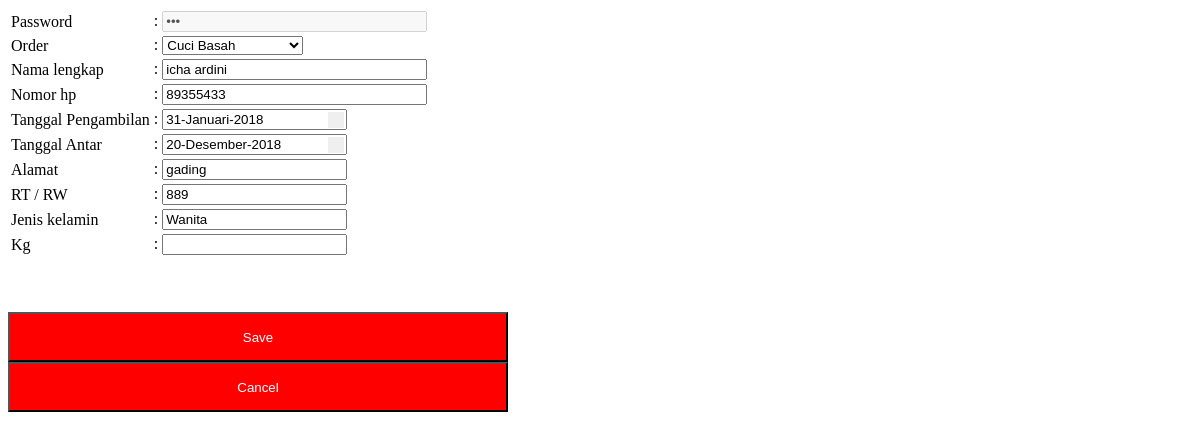
The app's page /admin/edit.php?user_id=9 with its own data.
### tables this page shows
CREATE TABLE IF NOT EXISTS `pesan` (
`user_id` int(11) NOT NULL,
  `jns` varchar(25) NOT NULL,
  `nama` varchar(25) NOT NULL,
  `telp` int(15) NOT NULL,
  `tgl1` varchar(20) NOT NULL,
  `tgl2` varchar(20) NOT NULL,
  `alamat` varchar(35) NOT NULL,
  `rtrw` varchar(15) NOT NULL,
  `kel` varchar(25) NOT NULL,
  `kab` varchar(25) NOT NULL,
  `prov` varchar(25) NOT NULL,
  `jk` varchar(15) NOT NULL,
  `user_pass` varchar(35) NOT NULL,
  `kg` float(11,0) NOT NULL
);

### admin/edit.php (the view, shortened to what this page needs)
<!DOCTYPE html>
<html lang="en-US"><head>
		<link rel="stylesheet" type="text/css" href="libs/flexigrid/css/flexigrid.css">
        <link rel="stylesheet" type="text/css" href="libs/kalender/lib/css/default.css">
  </head>
  <body  >
<?php
 $user_id = $_REQUEST['user_id'];
$select = "select * from pesan where user_id = '$user_id'";
$select_query = mysql_query($select);
while($select_result = mysql_fetch_array($select_query))
	{
$jns = $select_result['jns'];
$c = $select_result['nama'];
$d = $select_result['telp'];
$e = $select_result['tgl1'];
$ee = $select_result['tgl2'];
$f = $select_result['alamat'];
$g = $select_result['rtrw'];
$k = $select_result['jk'];
$l = $select_result['user_pass'];
?>
			   <form  action="proses.php" method="post">
<table>
<td>Password</td><td>:
<INPUT type="password" name="user_pass" value="<?php echo $l; ?>" disabled="disabled" SIZE="30"></td>
<tr>
<td width="21%">Order</td>
<td width="79%" colspan="2">:
<select name="jns">
				  <option <?php if($jns=='Cuci Basah' ) {echo "selected";}?> value="Cuci Basah">Cuci Basah</option>
				</select> </td>
</tr>
<tr>
<td>Nama lengkap</td><td>:
<INPUT TYPE="Text" name="nama" value="<?php echo $c; ?>" SIZE="30"></td>
</tr>
<tr>
<td>Nomor hp</td><td>:
<INPUT TYPE="Text" name="telp" value="<?php echo $d; ?>" SIZE="30"></td>
</tr>
<tr>
<td>Tanggal Pengambilan</td><td>:
<input type="text" name="tgl0" value="<?php echo $e; ?>" id="tanggal" size="20"></td>
</tr>
<tr>
<td>Tanggal Antar</td><td>:
<input type="text" name="tgl2" value="<?php echo $ee; ?>" id="tgl" size="20"></td>
</tr>
<tr>
<td>Alamat</td><td>:
<input type="text" Cols="30" Rows="5" value="<?php echo $f; ?>" name="alamat"></textarea></td>
<tr>
<td>RT / RW</td><td>:
<INPUT TYPE="Text" name="rtrw" SIZE="20" value="<?php echo $g; ?>" placeholder="RT / RW"></td>
</tr>
<tr>
  <td>Jenis kelamin</td>
  <td>:
<input type="text" name="jk" value="<?php echo $k; ?>"></td>
</tr>
<tr>
<td>Kg</td>
<td>: <input type="text" name="kg" >
</tr>
</tr>
</table>
<br>
<br>
<br>
<input type="submit" class="bot" name="ok" value="Save" onClick="return confirm('Data anda akan kami simpan, anda yakin?')">
<br>
<input type="reset" class="bot" value="Cancel">
</form>
  </body>
</html>
<?php
}
?>

### admin/edit.php (style rules this page uses)
.bot { background-color:#FF0000; width:500px; height:50px; color:#FFFFFF; }

### records on screen
pesan: jns "Cuci Basah", nama "icha ardini", telp "89355433", tgl0 "31-Januari-2018", tgl2 "20-Desember-2018", alamat "gading", rtrw "889", jk "Wanita"
